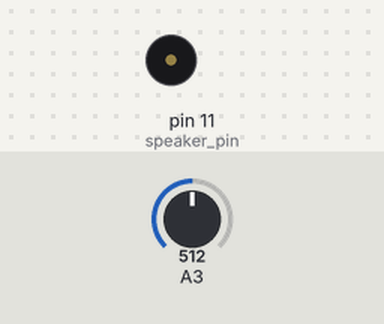
Bench run of a sketch on a simulated Arduino Uno, built with avr-gcc and run on an emulated ATmega328P. On the bench: buzzer (waves = sounding). Inputs (shaded band) come from the test bench; at power-on: A3 = 512. What the sketch prints to the serial monitor is not drawn.

Above: at 0.4 s.
Timing chart, 0 to 1.9 s (numbered marks = the images above):
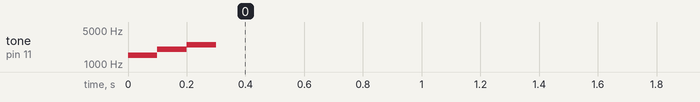

The sketch:

phototransistor_test.ino
```cpp
int pause_duration = 400;       // wait time each iteration (ms)
int speaker_pin = 11;


void setup() {
  // put your setup code here, to run once:

  Serial.begin(9600);             // begin serial session
  Serial.println("BEEP");

  tone(speaker_pin,1500,100);     // play a unique tone to signify setup
  delay(100);
  tone(speaker_pin,2000,100);
  delay(100);
  tone(speaker_pin,2500,100);
  delay(100);

}

void loop() {
  // put your main code here, to run repeatedly:

  float sensor_value = volts(A3);               // call our function (defined below) to read the current value on the sensor and store in local float named sensor_value
  Serial.println(sensor_value,DEC);             // print the sensor value to the serial port, specifying the print mode as decimal to prevent value from being truncated

  delay(pause_duration);                        // insert a pause to prevent the serial monitor from being flooded with values so quickly that we can't read them

}


// Function definitions

// Measures volts at adPin and converts the voltage measured as a 10bit integer to a number 0-5 volts
float volts(int adPin)
{

 return float(analogRead(adPin)) * 5.0 / 1024.0;

}
```
